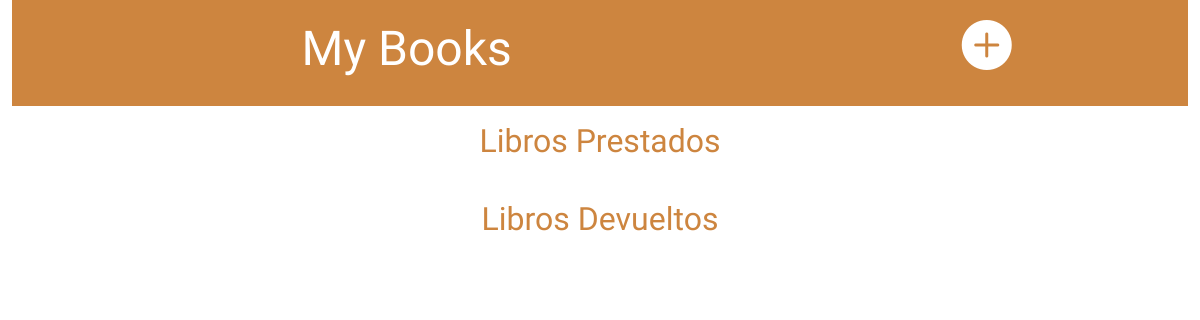
The app's page /mybooks (signed in), older data.
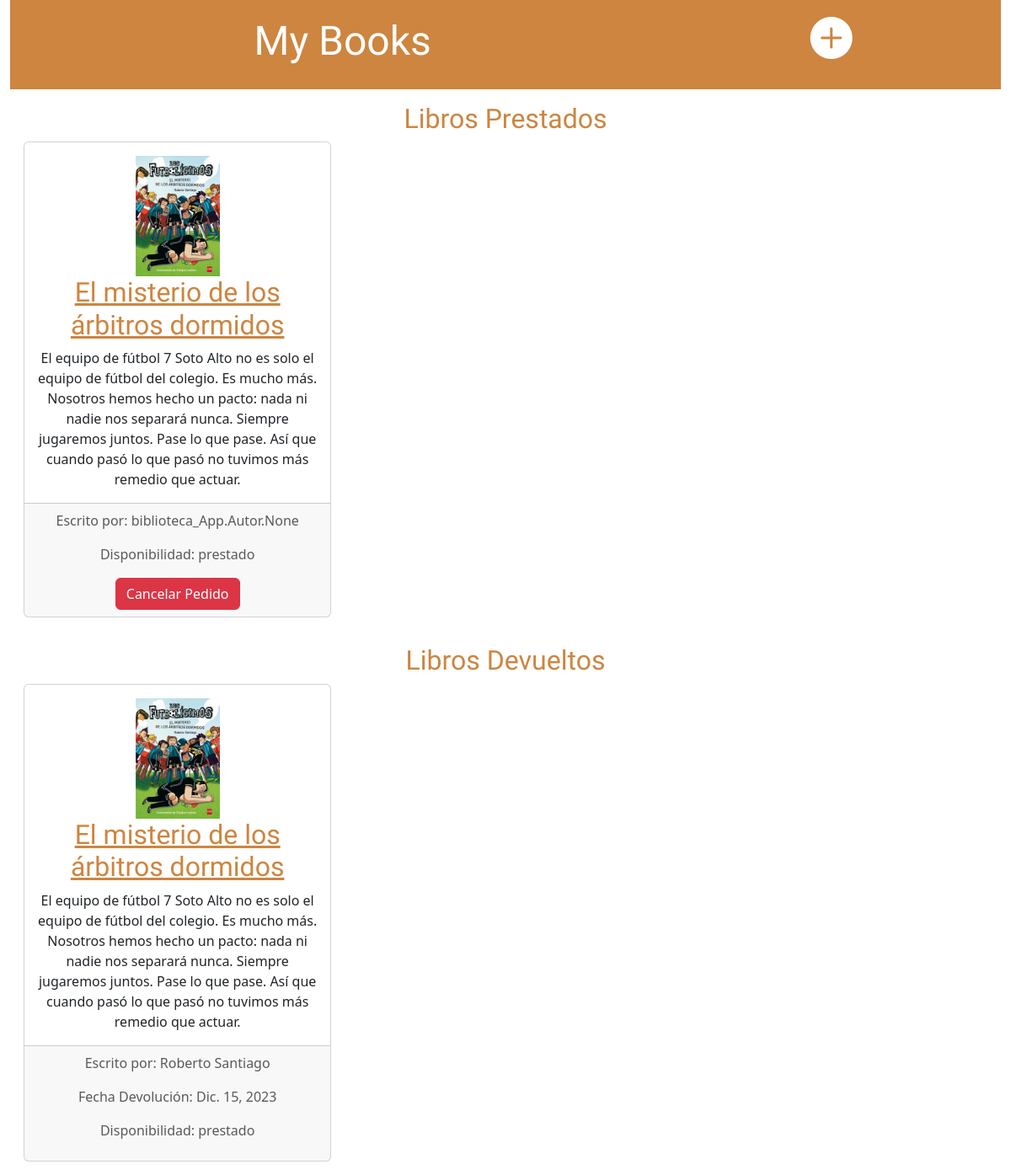
The same page, newer data.
### biblioteca_App/models.py (models this page shows, shortened)
class Prestamo(models.Model):
    Estado = [('prestado', 'Prestado'),('devuelto', 'Devuelto'),]
    libro = models.ForeignKey(Libro, on_delete=models.CASCADE)
    fecha_prestamo = models.DateField()
    fecha_devolucion = models.DateField(null=True, blank=True)
    usuario = models.ForeignKey(Usuario, on_delete=models.CASCADE)
    estado = models.CharField(max_length=20, choices=Estado, default='prestado')

class Libro(models.Model):
    Disponibilidad = [('disponible', 'Disponible'),('prestado', 'Prestado'),('en_proceso', 'En proceso de préstamo'),]
    titulo = models.CharField(max_length=200)
    autores = models.ManyToManyField(Autor)
    editorial = models.CharField(max_length=200)
    fecha_publicacion = models.DateField()
    GENEROS = (
            ('N', 'Novela'),
            ('C', 'Cuento'),
            ('P', 'Poesía'),
            ('T', 'Teatro'),
            ('O', 'Otros'),
        )
    genero = models.CharField(max_length=1, choices=GENEROS)
    isbn = models.CharField(max_length=15)
    resumen = models.TextField()
    disponibilidad = models.CharField(max_length=22, choices=Disponibilidad, default='disponible')
    portada = models.ImageField(upload_to='portadas/')

class Autor(models.Model):
    nombre = models.CharField(max_length=100)
    biografia = models.TextField()
    foto = models.ImageField(upload_to='autores/')

### biblioteca_App/views.py (the view)
# urls.py: path('mybooks', ListMyBooks.as_view(), name='list_my_books'),
class ListMyBooks(ListView):
    model = Prestamo
    template_name = 'biblioteca_App/list_my_books.html'
    def get_context_data(self, **kwargs):
        context = super().get_context_data(**kwargs)
        context["libros_prestados"] = Prestamo.objects.filter(estado="prestado", usuario = self.request.user)
        context["libros_devueltos"] = Prestamo.objects.filter(estado="devuelto", usuario = self.request.user)
        return context

### biblioteca_App/templates/biblioteca_App/list_my_books.html (shortened to what this page needs)
{% load static %}
<head>
    <link href="https://cdn.jsdelivr.net/npm/bootstrap@5.3.2/dist/css/bootstrap.min.css" rel="stylesheet">
    <link rel="stylesheet" href="https://cdn.jsdelivr.net/npm/bootstrap-icons@1.11.1/font/bootstrap-icons.css">
    <link rel="stylesheet" href="{% static 'css/style.css' %}">
</head>
<body class="text-center">
    <div class="container-fluid">
        <div class="page-header">
            <div class="row">
                    <div class="col-8"><h1><a href="/">My Books</a></h1></div>
                    <div class="col-4"><a href="{% url 'create_book' %}" class="top-menu"><i class="plus bi bi-plus-circle-fill"></i></a></div>
            </div>
        </div>
    <div class="row p-3">
    <h2>Libros Prestados</h2>
    {% for prestado in libros_prestados %}
            <div class="col-4">
                <div class="card text-center">
                    <div class="card-body">
                        <h2 class="card-title">
                            <div class="row">
                                <div class="col-12"><img width="100" src="{{ prestado.libro.portada.url }}" alt=""></div>
                                <div class="col-12"><a href="{% url 'detail_book' pk=prestado.libro.pk %}">{{ prestado.libro.titulo }} </a></div>
                            </div>
                        </h2>
                        <p class="card-text">{{ prestado.libro.resumen|linebreaksbr }} </p>
                    </div>
                    <div class="card-footer text-body-secondary">
                        <p> Escrito por: {{ prestado.libro.autores }}</p>
                        <p> Disponibilidad: {{ prestado.libro.disponibilidad }}</p>
                        {% if prestado.estado == 'prestado' %}
                        <div class="col"><a href="{% url 'cancel_pedido' prestado.pk %}" class="btn btn-danger">Cancelar Pedido</a></div>
                        {% endif %}
                    </div>
                </div>
            </div>
    {% endfor %}
    </div>
    <div class="row p-3">
        <h2>Libros Devueltos</h2>
        {% for prestado in libros_devueltos %}
                <div class="col-4">
                    <div class="card text-center">
                        <div class="card-body">
                            <h2 class="card-title">
                                <div class="row">
                                    <div class="col-12"><img width="100" src="{{ prestado.libro.portada.url }}" alt=""></div>
                                    <div class="col-12"><a href="{% url 'detail_book' pk=prestado.libro.pk %}">{{ prestado.libro.titulo }} </a></div>
                                </div>
                            </h2>
                            <p class="card-text">{{ prestado.libro.resumen|linebreaksbr }} </p>
                        </div>
                        <div class="card-footer text-body-secondary">
                            {% for autor in prestado.libro.autores.all %}
                                <p> Escrito por: {{ autor.nombre }}</p>
                            {% endfor %}
                            <p> Fecha Devolución: {{ prestado.fecha_devolucion }}</p>
                            <p> Disponibilidad: {{ prestado.libro.disponibilidad }}</p>
                        </div>
                    </div>
                </div>
        {% endfor %}
        </div>
</div>
</body>

Row changes from the older to the newer data that the page shows:
added Prestamo: libro.portada (picture), libro.titulo "El misterio de los árbitros dormidos", libro.resumen "El equipo de fútbol 7 Soto Alto no es solo el equipo de fútbol del colegio. Es mucho más. Nosotros hemos hecho un pacto: nada ni nadie nos separará nunca. Siempre jugaremos juntos. Pase lo que pase. Así que cuando pasó lo que pasó no tuvimos más remedio que actuar.", libro.autores "biblioteca_App.Autor.None", libro.disponibilidad "prestado", estado "Cancelar Pedido", shown under "Libros Prestados"
added Prestamo: libro.portada (picture), libro.titulo "El misterio de los árbitros dormidos", libro.resumen "El equipo de fútbol 7 Soto Alto no es solo el equipo de fútbol del colegio. Es mucho más. Nosotros hemos hecho un pacto: nada ni nadie nos separará nunca. Siempre jugaremos juntos. Pase lo que pase. Así que cuando pasó lo que pasó no tuvimos más remedio que actuar.", fecha_devolucion "Dic. 15, 2023", libro.disponibilidad "prestado", shown under "Libros Devueltos"
added Autor: nombre "Roberto Santiago"
